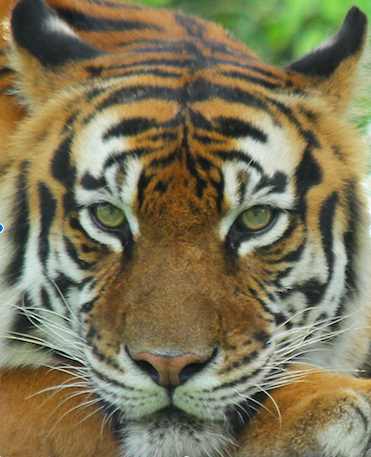
#> input picture HandBot/media/base.png, 371 x 457 px
$ python ssim.py   (older library calls are emulated)
#> lines starting #> are read from the running program, lines starting #| are printed output that depends on the picture; after the words box and inside, x2 and y2 are one past the last pixel; in counts of white or black regions, pixels touching at a corner belong together
import numpy as np
import matplotlib.pyplot as plt
import cv2

from skimage import data, img_as_float
from skimage.measure import compare_ssim as ssim


# img = img_as_float(data.camera())
img = cv2.imread('base.png')
#> img is the input picture: shape (457, 371, 3); mean B, G, R 87, 117.4, 125.2
rows, cols, dep = img.shape
#> rows = 457; cols = 371; dep = 3

img_noise = cv2.imread('same.png')
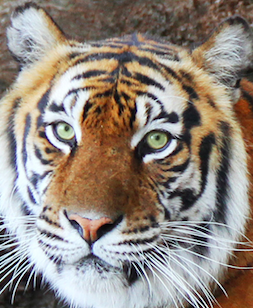
#> input picture HandBot/media/same.png, 253 x 308 px
#> img_noise is the input picture: shape (308, 253, 3); mean B, G, R 126.5, 135.3, 145.6
rows, cols, dep = img_noise.shape
#> rows = 308; cols = 253

img_const = cv2.imread('duplicate.png')
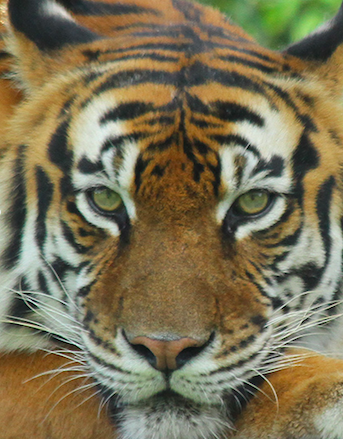
#> input picture HandBot/media/duplicate.png, 343 x 439 px
#> img_const is the input picture: shape (439, 343, 3); mean B, G, R 84.8, 114.2, 123.4
rows, cols, dep = img_const.shape
#> rows = 439; cols = 343

# noise = np.ones_like(img) * 0.2 * (img.max() - img.min())
# noise[np.random.random(size=noise.shape) > 0.5] *= -1

img = cv2.cvtColor(img,cv2.COLOR_BGR2GRAY)
#> img: shape (457, 371)

ret,th1 = cv2.threshold(img,127,255,cv2.THRESH_BINARY)
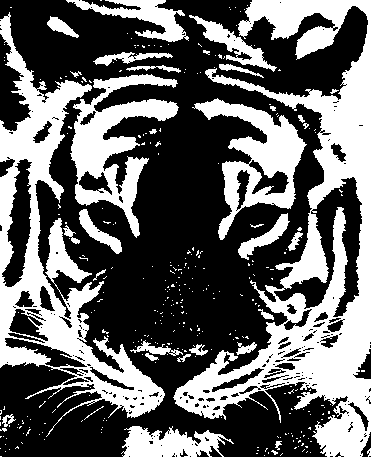
#> th1: shape (457, 371); 39.5% white; 318 white regions (284 under 20 px), largest, box (x1, y1, x2, y2) and area: (173, 0, 371, 457) 28139, (0, 12, 165, 437) 17061, (70, 74, 179, 238) 6473
img = cv2.adaptiveThreshold(img,255,cv2.ADAPTIVE_THRESH_MEAN_C,cv2.THRESH_BINARY,11,2)
#> img: shape (457, 371); 56.5% white; 994 black regions (774 under 20 px), largest, box (x1, y1, x2, y2) and area: (49, 76, 324, 447) 23509, (211, 382, 331, 457) 3132, (10, 0, 168, 76) 2472
th3 = cv2.adaptiveThreshold(img,255,cv2.ADAPTIVE_THRESH_GAUSSIAN_C,cv2.THRESH_BINARY,11,2)
#> th3: shape (457, 371); 56.6% white; 994 black regions (774 under 20 px), largest, box (x1, y1, x2, y2) and area: (49, 76, 324, 447) 23468, (211, 382, 331, 457) 3129, (10, 0, 168, 76) 2472

img = cv2.cvtColor(img_noise,cv2.COLOR_BGR2GRAY)
#> img: shape (308, 253)

ret,th1 = cv2.threshold(img,127,255,cv2.THRESH_BINARY)
#> th1: shape (308, 253); 53.4% white; 206 black regions (141 under 20 px), largest, box (x1, y1, x2, y2) and area: (9, 0, 253, 272) 25478, (0, 264, 70, 308) 1639, (201, 266, 253, 308) 1545
img_noise = cv2.adaptiveThreshold(img,255,cv2.ADAPTIVE_THRESH_MEAN_C,cv2.THRESH_BINARY,11,2)
#> img_noise: shape (308, 253); 56.7% white; 409 black regions (299 under 20 px), largest, box (x1, y1, x2, y2) and area: (25, 41, 234, 225) 10024, (144, 0, 253, 219) 3092, (0, 0, 148, 100) 3068
th3 = cv2.adaptiveThreshold(img,255,cv2.ADAPTIVE_THRESH_GAUSSIAN_C,cv2.THRESH_BINARY,11,2)
#> th3: shape (308, 253); 58.1% white; 621 black regions (471 under 20 px), largest, box (x1, y1, x2, y2) and area: (25, 41, 243, 225) 9490, (143, 0, 253, 69) 1732, (107, 180, 229, 248) 1084

img = cv2.cvtColor(img_const,cv2.COLOR_BGR2GRAY)
#> img: shape (439, 343)

ret,th1 = cv2.threshold(img,127,255,cv2.THRESH_BINARY)
#> th1: shape (439, 343); 36.6% white; 310 white regions (272 under 20 px), largest, box (x1, y1, x2, y2) and area: (0, 0, 162, 421) 16321, (170, 52, 343, 407) 15366, (67, 58, 176, 222) 6473
img_const = cv2.adaptiveThreshold(img,255,cv2.ADAPTIVE_THRESH_MEAN_C,cv2.THRESH_BINARY,11,2)
#> img_const: shape (439, 343); 55.9% white; 821 black regions (622 under 20 px), largest, box (x1, y1, x2, y2) and area: (46, 60, 321, 431) 23509, (208, 366, 328, 439) 3085, (60, 24, 281, 71) 2235
th3 = cv2.adaptiveThreshold(img,255,cv2.ADAPTIVE_THRESH_GAUSSIAN_C,cv2.THRESH_BINARY,11,2)
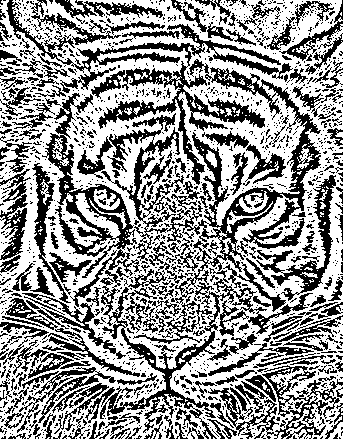
#> th3: shape (439, 343); 58.3% white; 1444 black regions (1196 under 20 px), largest, box (x1, y1, x2, y2) and area: (101, 59, 321, 344) 9460, (42, 93, 313, 439) 8440, (6, 0, 293, 185) 6983

# [31 lines of commented-out code are left out]


def mse(x, y):
    return np.linalg.norm(x - y)
dim = (500,500)

img = cv2.resize(img, dim, interpolation = cv2.INTER_AREA)
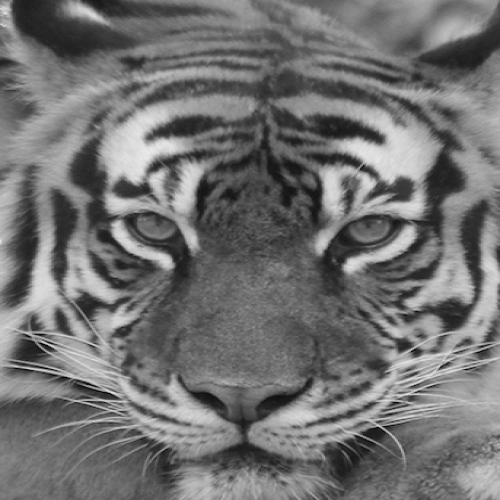
#> img: shape (500, 500); min 0, max 233, mean 113.5
img_noise = cv2.resize(img_noise, dim, interpolation = cv2.INTER_AREA)
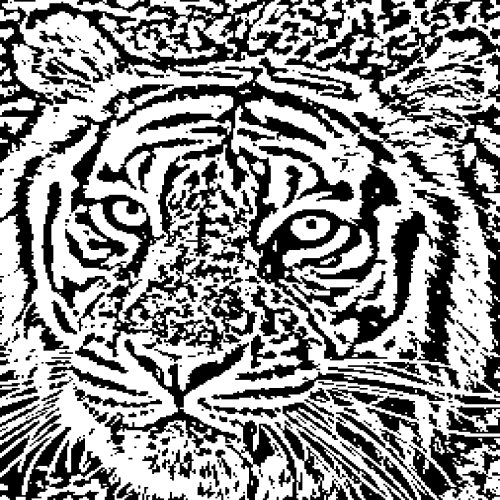
#> img_noise: shape (500, 500); min 0, max 255, mean 144.7
img_const = cv2.resize(img_const, dim, interpolation = cv2.INTER_AREA)
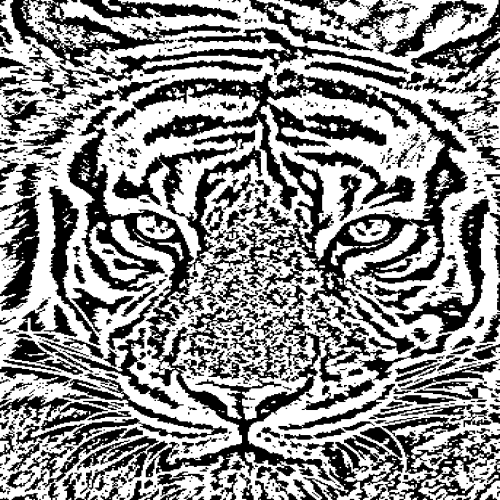
#> img_const: shape (500, 500); min 0, max 255, mean 142.6

img = img_as_float(img)
img_noise = img_as_float(img_noise)
img_const = img_as_float(img_const)


fig, axes = plt.subplots(nrows=1, ncols=3, figsize=(10, 4),sharex=True, sharey=True)
ax = axes.ravel()

mse_none = mse(img, img)
#> mse_none = 0
ssim_none = ssim(img, img, data_range=img.max() - img.min())
#> ssim_none = 1

mse_noise = mse(img, img_noise)
#> mse_noise = 253.6
ssim_noise = ssim(img, img_noise,data_range=img_noise.max() - img_noise.min())
#> ssim_noise = 0.031

mse_const = mse(img, img_const)
#> mse_const = 194.8
ssim_const = ssim(img, img_const,data_range=img_const.max() - img_const.min())
#> ssim_const = 0.234

label = 'MSE: {:.2f}, SSIM: {:.2f}'

ax[0].imshow(img, cmap=plt.cm.gray, vmin=0, vmax=1)
ax[0].set_xlabel(label.format(mse_none, ssim_none))
ax[0].set_title('Original image')

ax[1].imshow(img_noise, cmap=plt.cm.gray, vmin=0, vmax=1)
ax[1].set_xlabel(label.format(mse_noise, ssim_noise))
ax[1].set_title('Same')

ax[2].imshow(img_const, cmap=plt.cm.gray, vmin=0, vmax=1)
ax[2].set_xlabel(label.format(mse_const, ssim_const))
ax[2].set_title('Duplicate')

plt.tight_layout()
plt.show()
